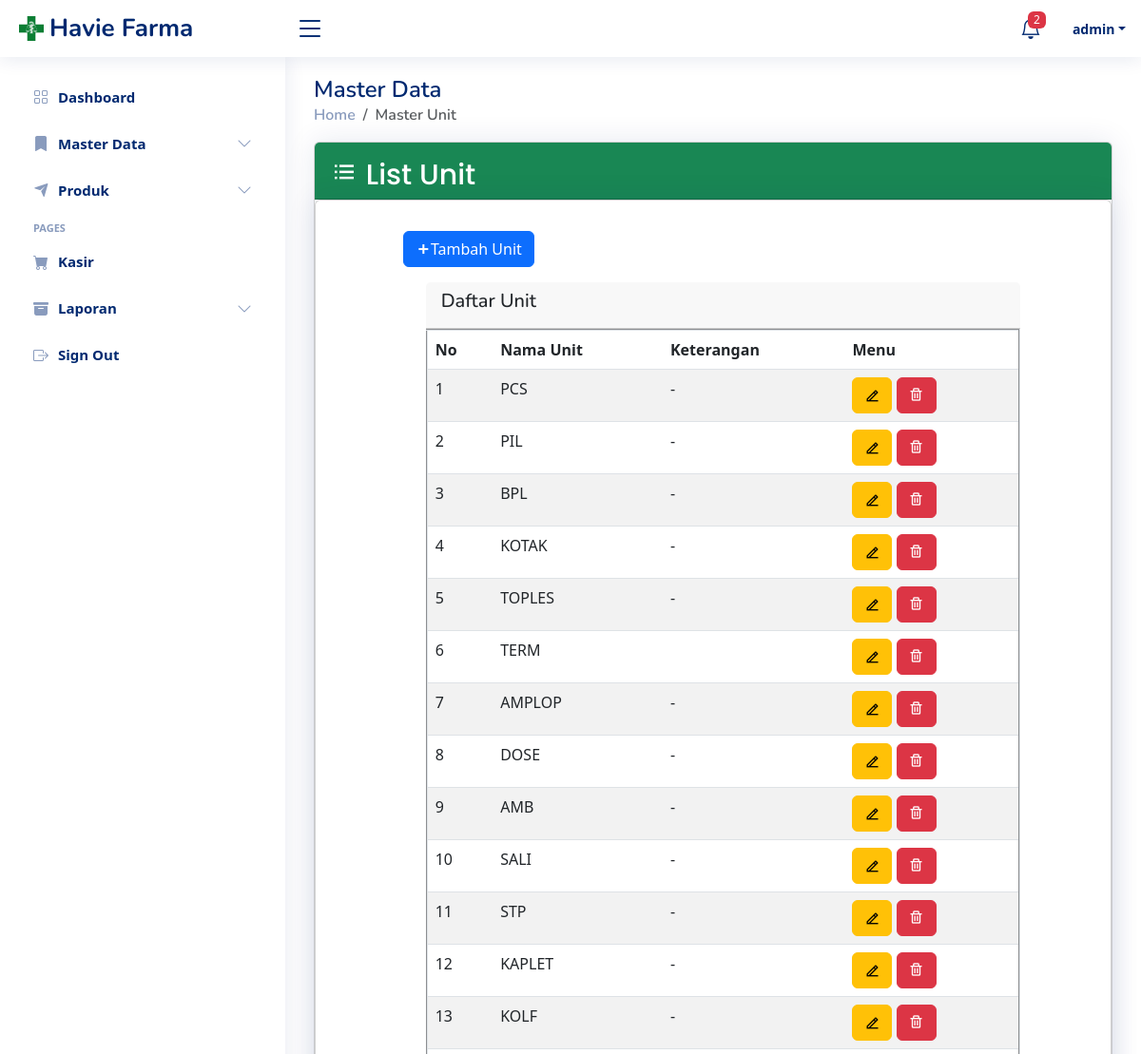
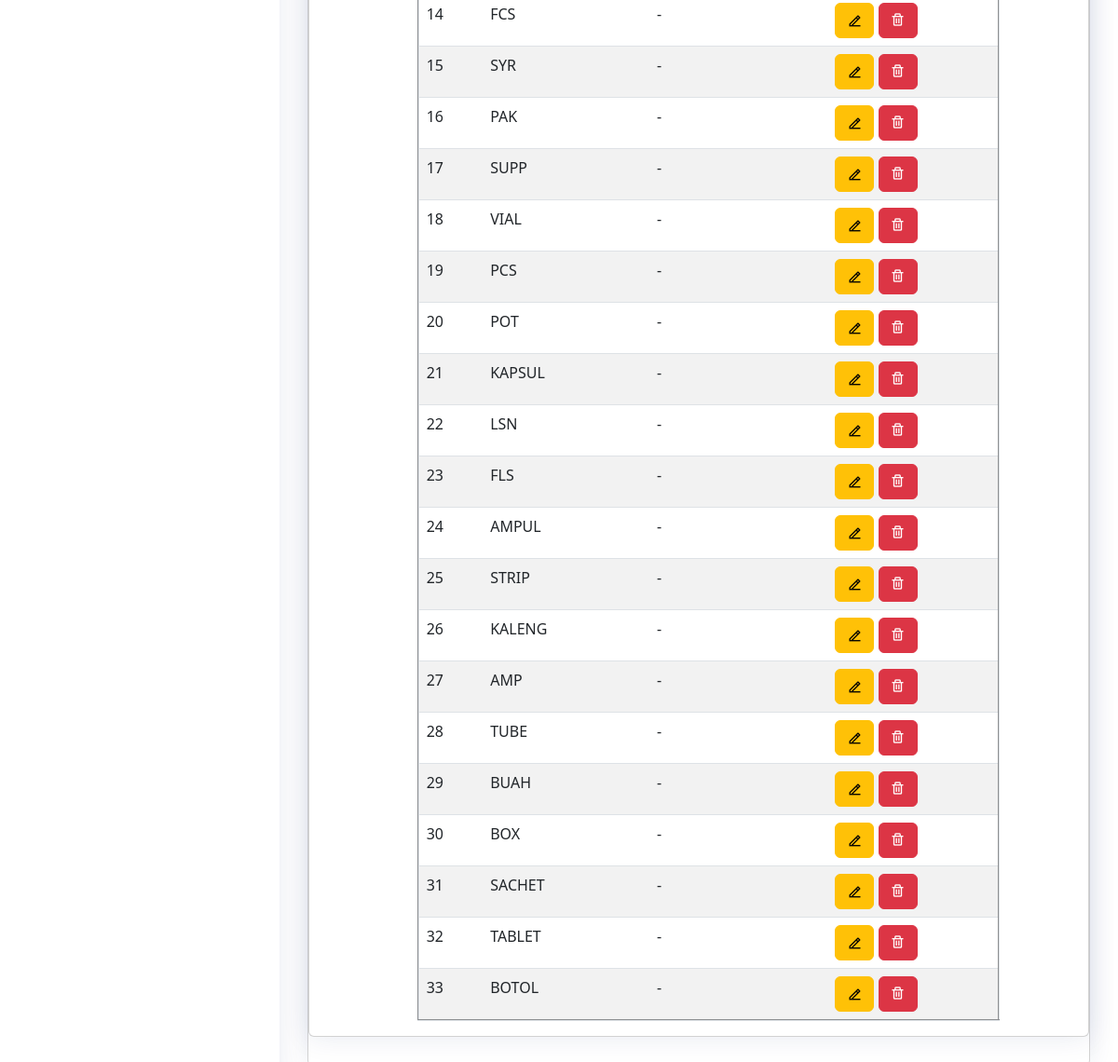
Screenshot of /masterdata/masterunit (signed in) with the database file from the repository (2 pictures, top to bottom).
### tables this page shows
CREATE TABLE `tbl_m_unit` (
  `id_unit_tmun` int(11) NOT NULL,
  `name_tmun` varchar(50) NOT NULL,
  `information_tmun` varchar(100) NOT NULL
);

### app/core/Controller.php (called while the page is built, shortened)
<?php
class Controller {
    public function view($view, $data = []) {
        require_once './../app/views/'.$view.'.php';
    }
    public function model($model)
    {
        return new $model;
    }
}

### app/controllers/Masterdata.php (called while the page is built, shortened)
<?php
class Masterdata extends Controller
{
    public function masterunit()
    {
        $data['title'] = "Havie Farma | Master Unit";
        $data['unit'] = $this->model('Unit')->getAllUnit();
        $data['emptyStock'] = $this->model('Product')->getEmptyStock();
        $this->view("masterdata/masterunit", $data);
    }
}

### app/core/App.php (called while the page is built, shortened)
<?php
class App {
    protected $method = 'index';
    protected $params = [];
    public function __construct() {
        $url = $this->parseURL();
        if (file_exists('./../app/controllers/'.ucfirst($url[0]).'.php')) {
            unset($url[0]);
        }
        $this->controller = new $this->controller();
        if (isset($url[1])) {
            if(method_exists($this->controller, $url[1])) {
                $this->method = $url[1];
            }
        }
        call_user_func_array([$this->controller, $this->method], $this->params);
    }
    public function parseURL() {
        if (isset($_GET['url'])) {
            $url = $_GET['url'];
            $url = rtrim($url,'/');
            $url = filter_var($url, FILTER_SANITIZE_URL);
            $url = explode('/', $url);
            return $url;
        }
    }
}

### public/index.php (called while the page is built, shortened)
<?php
$app = new App();

### app/core/Database.php (called while the page is built, shortened)
<?php
class Database
{
    private $host = DB_HOST;
    private $user = DB_USER;
    private $password = DB_PASS;
    private $db_name = DB_NAME;
    private $db_connect;
    private $stmt;
    public function __construct()
    {
        $dsn = 'mysql:host='. $this->host . ';dbname=' . $this->db_name;
        $option = [
            PDO::ATTR_PERSISTENT => true,
            PDO::ATTR_ERRMODE => PDO::ERRMODE_EXCEPTION
        ];
        try {
            $this->db_connect = new PDO($dsn, $this->user, $this->password, $option);
        } catch (PDOException $e) {
            die('' . $e->getMessage());
        }
    }
    public function query($query)
    {
        $this->stmt = $this->db_connect->prepare($query);
    }
    public function execute()
    {
        $this->stmt->execute();
    }
    public function resultSet()
    {
        $this->execute();
        return $this->stmt->fetchAll(PDO::FETCH_ASSOC);
    }
}

### app/models/Unit.php (called while the page is built, shortened)
<?php
class Unit {
    private $db;
    public function __construct()
    {
        $this->db = new Database();
    }
    public function getAllUnit()
    {
        $this->db->query("SELECT * FROM tbl_m_unit" );
        return $this->db->resultSet();
    }
}

### app/views/masterdata/masterunit.php (the view, shortened to what this page needs)
<main id="main" class="main">
    <div class="pagetitle">
        <h1>Master Data</h1>
        <nav>
            <ol class="breadcrumb">
                <li class="breadcrumb-item"><a href="<?= BASEURL ?>home/index">Home</a></li>
                <li class="breadcrumb-item active">Master Unit</li>
            </ol>
        </nav>
    </div>
    <section class="section masterdata">
        <div class="card">
            <div class="card-header bg-success" style="height : 60px;">
                <h2 class="card-title py-2" style="font-size : 30px; color : white;">
                    <i class="bx bx-list-ul fa"></i> List Unit
                </h2>
            </div>
            <div class="card body">
                <div style="margin-left : 11%; padding-top : 2rem" ;>
                    <a type="button" class="btn btn-primary unitModalAdd" data-bs-toggle="modal"
                        data-bs-target="#staticBackdrop">
                        <b><i class="ri-add-fill "></i></b>Tambah Unit</a>
                </div>
                <div class="row">
                    <div class="col-lg-1 col-2">
                    </div>
                    <div class="col-lg-9 col-10 col-md-8 ms-5 ps-2 mt-3">
                        <div class="card-header">
                            <h5>Daftar Unit</h5>
                        </div>
                        <table class="table table-striped " border="2" style="width:100%">
                            <thead class="thead-primary">
                                <tr>
                                    <th>No</th>
                                    <th>Nama Unit</th>
                                    <th>Keterangan</th>
                                    <th>Menu</th>
                                </tr>
                            </thead>
                            <tbody>
                                <?php
                                $unit = $data['unit'];
                                $no = 0;
                                foreach ($unit as $row):
                                    $no += 1;
                                    ?>
                                    <tr>
                                        <td>
                                            <?= $no ?>
                                        </td>
                                        <td>
                                            <?= $row['name_tmun']; ?>
                                        </td>
                                        <td>
                                            <?= $row['information_tmun']; ?>
                                        </td>
                                        <td>
                                            <a class="btn btn-warning unitModalUpdate" href="#" data-bs-toggle="modal"
                                                data-bs-target="#staticBackdrop" role="button"
                                                data-id="<?= $row['id_unit_tmun']; ?>" data-url="<?= BASEURL; ?>"><i
                                                    class="ri ri-edit-2-line"></i></a>
                                            <a class="btn btn-danger"
                                                href="<?= BASEURL ?>masterdata/masterunitDelete/<?= $row['id_unit_tmun'] ?>"
                                                role="button" onclick="return confirm('Hapus <?= $row['name_tmun'] ?>')"><i
                                                    class="bx bx-trash"></i></a>
                                        </td>
                                    </tr>
                                <?php endforeach; ?>
                            </tbody>
                        </table>
                    </div>
                </div>
            </div>
        </div>
    </section>

### public/css/style.css (style rules this page uses)
:root { scroll-behavior: smooth; }
body { font-family: "Open Sans", sans-serif; background: #f6f9ff; color: #444444; }
a { color: #4154f1; text-decoration: none; }
h1, h2, h3, h4, h5, h6 { font-family: "Nunito", sans-serif; }
#main { margin-top: 60px; padding: 20px 30px; transition: all 0.3s; }
.pagetitle { margin-bottom: 10px; }
.pagetitle h1 { font-size: 24px; margin-bottom: 0; font-weight: 600; color: #012970; }
.card { margin-bottom: 30px; border: none; border-radius: 5px; box-shadow: 0px 0 30px rgba(1, 41, 112, 0.1); }
.card-header, .card-footer { border-color: #ebeef4; background-color: #fff; color: #798eb3; padding: 15px; }
.card-title { padding: 20px 0 15px 0; font-size: 18px; font-weight: 500; color: #012970; font-family: "Poppins", sans-serif; }
.breadcrumb { font-size: 14px; font-family: "Nunito", sans-serif; color: #899bbd; font-weight: 600; }
.breadcrumb a { color: #899bbd; transition: 0.3s; }
.breadcrumb .breadcrumb-item::before { color: #899bbd; }
.breadcrumb .active { color: #51678f; font-weight: 600; }
@media (min-width: 1200px) { #main, #footer { margin-left: 300px; } }

### app/views/templates/header.php (style rules this page uses)
a { color: #4154f1; text-decoration: none; }

### rows the page displays
tbl_m_unit: name_tmun "PCS", information_tmun "-"
tbl_m_unit: name_tmun "PIL", information_tmun "-"
tbl_m_unit: name_tmun "BPL", information_tmun "-"
tbl_m_unit: name_tmun "KOTAK", information_tmun "-"
tbl_m_unit: name_tmun "TOPLES", information_tmun "-"
tbl_m_unit: name_tmun "TERM"
tbl_m_unit: name_tmun "AMPLOP", information_tmun "-"
tbl_m_unit: name_tmun "DOSE", information_tmun "-"
tbl_m_unit: name_tmun "AMB", information_tmun "-"
tbl_m_unit: name_tmun "SALI", information_tmun "-"
tbl_m_unit: name_tmun "STP", information_tmun "-"
tbl_m_unit: name_tmun "KAPLET", information_tmun "-"
tbl_m_unit: name_tmun "KOLF", information_tmun "-"
tbl_m_unit: name_tmun "FCS", information_tmun "-"
tbl_m_unit: name_tmun "SYR", information_tmun "-"
tbl_m_unit: name_tmun "PAK", information_tmun "-"
tbl_m_unit: name_tmun "SUPP", information_tmun "-"
tbl_m_unit: name_tmun "VIAL", information_tmun "-"
tbl_m_unit: name_tmun "PCS", information_tmun "-"
tbl_m_unit: name_tmun "POT", information_tmun "-"
tbl_m_unit: name_tmun "KAPSUL", information_tmun "-"
tbl_m_unit: name_tmun "LSN", information_tmun "-"
tbl_m_unit: name_tmun "FLS", information_tmun "-"
tbl_m_unit: name_tmun "AMPUL", information_tmun "-"
tbl_m_unit: name_tmun "STRIP", information_tmun "-"
tbl_m_unit: name_tmun "KALENG", information_tmun "-"
tbl_m_unit: name_tmun "AMP", information_tmun "-"
tbl_m_unit: name_tmun "TUBE", information_tmun "-"
tbl_m_unit: name_tmun "BUAH", information_tmun "-"
tbl_m_unit: name_tmun "BOX", information_tmun "-"
tbl_m_unit: name_tmun "SACHET", information_tmun "-"
tbl_m_unit: name_tmun "TABLET", information_tmun "-"
tbl_m_unit: name_tmun "BOTOL", information_tmun "-"

### other values shown
count($data['emptyStock']) "2"
$_SESSION['name'] "admin"
